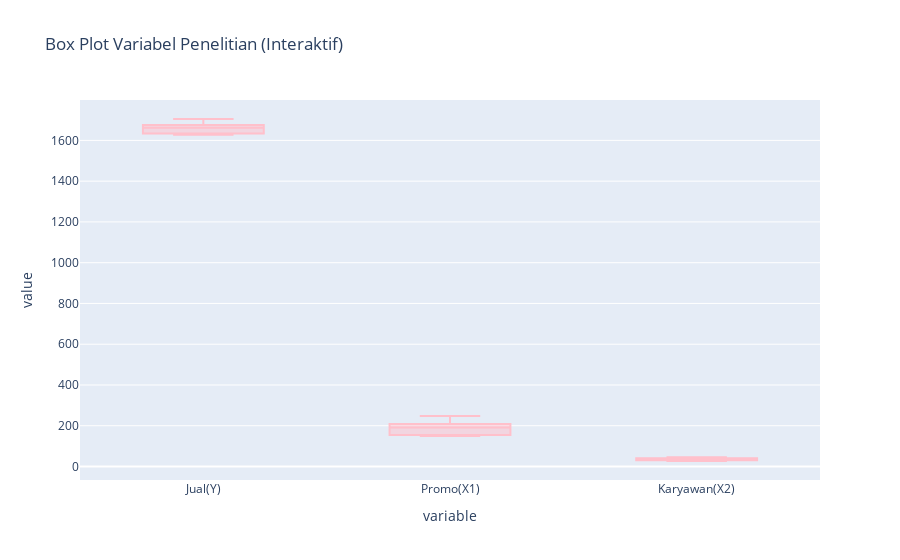

Notebook code cell kept with this figure:
### Code cell
import pandas as pd
import plotly.express as px

# Baca data
url = "https://raw.githubusercontent.com/Alam-A99/Case-Study/refs/heads/main/Data_Regresi.csv"
df = pd.read_csv(url, delimiter=",")
df.columns = df.columns.str.strip()

# Box plot interaktif
fig = px.box(
    df, 
    y=["Jual(Y)", "Promo(X1)", "Karyawan(X2)"], 
    title="Box Plot Variabel Penelitian (Interaktif)", 
    color_discrete_sequence=["pink"]
)

fig.show()

### Figure 1 — Plotly figure (JSON) as saved in the notebook; plotly's stock layout.template omitted (floating-point values rounded to 4 significant figures)
{"data": [{"alignmentgroup": "True", "hovertemplate": "variable=%{x}<br>value=%{y}<extra></extra>", "legendgroup": "", "marker": {"color": "pink"}, "name": "", "notched": false, "offsetgroup": "", "orientation": "v", "showlegend": false, "type": "box", "x": ["Jual(Y)", "Jual(Y)", "Jual(Y)", "Jual(Y)", "Jual(Y)", "Jual(Y)", "Jual(Y)", "Jual(Y)", "Jual(Y)", "Jual(Y)", "Jual(Y)", "Jual(Y)", "Jual(Y)", "Jual(Y)", "Jual(Y)", "Jual(Y)", "Jual(Y)", "Jual(Y)", "Jual(Y)", "Jual(Y)", "Promo(X1)", "Promo(X1)", "Promo(X1)", "Promo(X1)", "Promo(X1)", "Promo(X1)", "Promo(X1)", "Promo(X1)", "Promo(X1)", "Promo(X1)", "Promo(X1)", "Promo(X1)", "Promo(X1)", "Promo(X1)", "Promo(X1)", "Promo(X1)", "Promo(X1)", "Promo(X1)", "Promo(X1)", "Promo(X1)", "Karyawan(X2)", "Karyawan(X2)", "Karyawan(X2)", "Karyawan(X2)", "Karyawan(X2)", "Karyawan(X2)", "Karyawan(X2)", "Karyawan(X2)", "Karyawan(X2)", "Karyawan(X2)", "Karyawan(X2)", "Karyawan(X2)", "Karyawan(X2)", "Karyawan(X2)", "Karyawan(X2)", "Karyawan(X2)", "Karyawan(X2)", "Karyawan(X2)", "Karyawan(X2)", "Karyawan(X2)"], "x0": " ", "xaxis": "x", "y": [1705, 1682, 1663, 1628, 1650, 1671, 1661, 1662, 1671, 1668, 1636, 1629, 1644, 1680, 1683, 1681, 1628, 1661, 1632, 1631, 248, 210, 207, 153, 169, 195, 186, 188, 198, 195, 154, 156, 171, 229, 223, 225, 150, 195, 153, 154, 42, 35, 32, 33, 28, 28, 39, 42, 45, 33, 27, 34, 28, 30, 37, 31, 45, 31, 44, 32], "y0": " ", "yaxis": "y"}], "layout": {"boxmode": "group", "legend": {"tracegroupgap": 0}, "title": {"text": "Box Plot Variabel Penelitian (Interaktif)"}, "xaxis": {"anchor": "y", "domain": [0, 1], "title": {"text": "variable"}}, "yaxis": {"anchor": "x", "domain": [0, 1], "title": {"text": "value"}}}}
